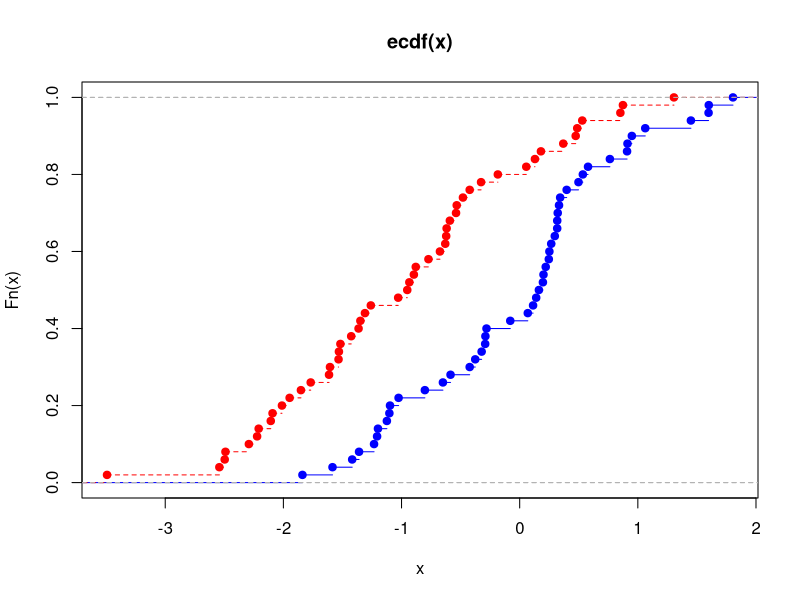

Recreate this plot in R.
# loading the required package
#library(dgof)
print("scholar id - 2112022")
# sample 1
# generating a random variate
x <- rnorm(50)

# sample 2
# generating a random variate
x2 <- rnorm(50, -1)

# plotting the result
# visualization
plot(ecdf(x),
	xlim = range(c(x, x2)),
	col = "blue")
plot(ecdf(x2),
	add = TRUE,
	lty = "dashed",
	col = "red")

# performing the K-S
# Test on x and x2
ks.test(x, x2, alternative = "l")